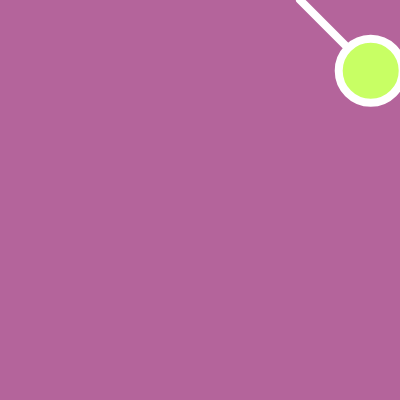
Frame 1 (no input)
Frame 60 (no input): identical to frame 1, image omitted
Frame 120 (the mouse pressed at the canvas centre since frame 60): identical to frame 1, image omitted

The p5.js sketch that drew this single still picture (run headless with seeded random() and noise() and a simulated clock; from frame 60 on, the mouse is pressed at the canvas centre):

// p5.js sketch
// ── sketch.js
let angle;
let bob;
let len;
let origin;

function setup() {
    createCanvas(400, 400);
    angle = PI/4;
    origin = createVector(300, 0);
    bob = createVector();
    len = 100;
  }
  
  function draw() {
      background(180,100,155)

      bob.x = len * sin(angle) + origin.x;
  bob.y = len * cos(angle) + origin.y;

      stroke(255);
      fill(200,300,100)
      strokeWeight(8);
      line(origin.x, origin.y, bob.x, bob.y);
      circle(bob.x, bob.y, 64);
  }
